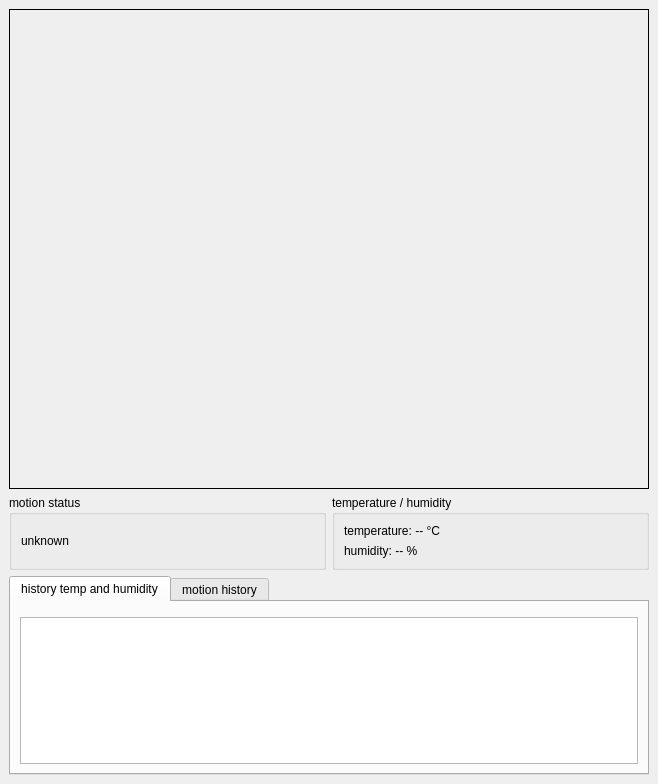
<?xml version="1.0" encoding="UTF-8"?>
<ui version="4.0">
 <class>MainWindow</class>
 <widget class="QMainWindow" name="MainWindow">
  <property name="geometry">
   <rect>
    <x>0</x>
    <y>0</y>
    <width>658</width>
    <height>784</height>
   </rect>
  </property>
  <property name="windowTitle">
   <string>Baby Monitor</string>
  </property>
  <widget class="QWidget" name="centralwidget">
   <layout class="QVBoxLayout" name="verticalLayout">
    <item>
     <widget class="QLabel" name="cameraLabel">
      <property name="minimumSize">
       <size>
        <width>640</width>
        <height>480</height>
       </size>
      </property>
      <property name="frameShape">
       <enum>QFrame::Box</enum>
      </property>
     </widget>
    </item>
    <item>
     <layout class="QHBoxLayout" name="infoLayout">
      <item>
       <widget class="QGroupBox" name="motionGroup">
        <property name="title">
         <string>motion status</string>
        </property>
        <layout class="QVBoxLayout" name="motionLayout">
         <item>
          <widget class="QLabel" name="motionStatusLabel">
           <property name="text">
            <string>unknown</string>
           </property>
          </widget>
         </item>
        </layout>
       </widget>
      </item>
      <item>
       <widget class="QGroupBox" name="thGroup">
        <property name="title">
         <string>temperature / humidity </string>
        </property>
        <layout class="QVBoxLayout" name="thLayout">
         <item>
          <widget class="QLabel" name="tempLabel">
           <property name="text">
            <string>temperature: -- °C</string>
           </property>
          </widget>
         </item>
         <item>
          <widget class="QLabel" name="humLabel">
           <property name="text">
            <string>humidity: -- %</string>
           </property>
          </widget>
         </item>
        </layout>
       </widget>
      </item>
     </layout>
    </item>
    <item>
     <widget class="QTabWidget" name="historyTabs">
      <property name="currentIndex">
       <number>0</number>
      </property>
      <widget class="QWidget" name="tempHumPage">
       <attribute name="title">
        <string>history temp and humidity</string>
       </attribute>
       <layout class="QVBoxLayout" name="thChartLayout">
        <item>
         <widget class="QtCharts::QChartView" name="thChartView" native="true"/>
        </item>
        <item>
         <widget class="QChartView" name="graphicsView"/>
        </item>
       </layout>
      </widget>
      <widget class="QWidget" name="motionPage">
       <attribute name="title">
        <string>motion history</string>
       </attribute>
       <layout class="QVBoxLayout" name="motionChartLayout">
        <item>
         <widget class="QtCharts::QChartView" name="motionChartView" native="true"/>
        </item>
        <item>
         <widget class="QChartView" name="graphicsView_2"/>
        </item>
       </layout>
      </widget>
     </widget>
    </item>
   </layout>
  </widget>
 </widget>
 <customwidgets>
  <customwidget>
   <class>QtCharts::QChartView</class>
   <extends>QWidget</extends>
   <header location="global">qtcharts::qchartview.h</header>
  </customwidget>
  <customwidget>
   <class>QChartView</class>
   <extends>QGraphicsView</extends>
   <header>qchartview.h</header>
  </customwidget>
 </customwidgets>
 <resources/>
 <connections/>
</ui>
